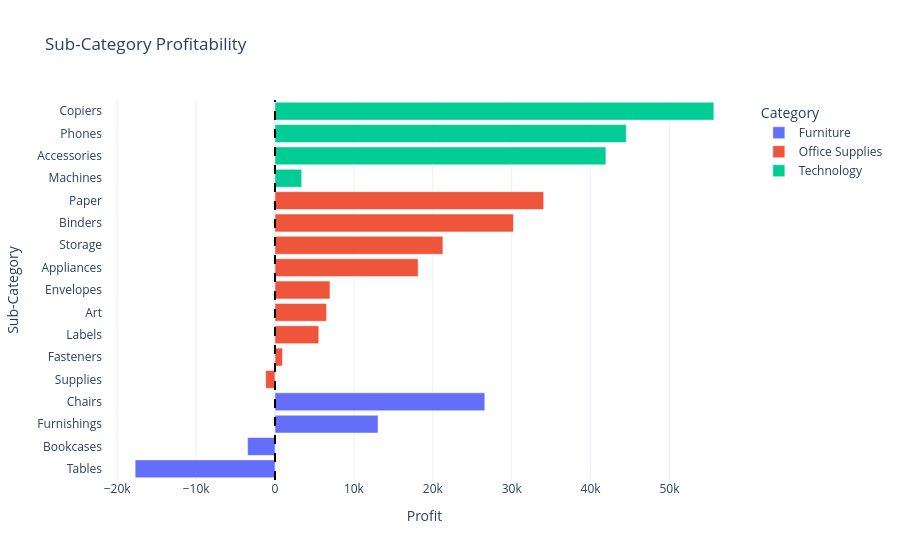

Notebook source saved alongside this figure:
### Markdown cell above
## 3) Category and Sub-Category Profitability

### Code cell
# -----------------------------
# 3) Category and sub-category profitability
# -----------------------------
subcat_perf = df.groupby(['Category', 'Sub-Category'], as_index=False).agg({'Sales': 'sum', 'Profit': 'sum'})
subcat_perf = subcat_perf.sort_values('Profit', ascending=True)

fig_subcat = px.bar(
    subcat_perf,
    x='Profit',
    y='Sub-Category',
    color='Category',
    orientation='h',
    title='Sub-Category Profitability',
    template='plotly_white'
)
fig_subcat.add_vline(x=0, line_dash='dash', line_color='black')
fig_subcat.show()

loss_makers = subcat_perf[subcat_perf['Profit'] < 0][['Sub-Category', 'Profit']]
display(loss_makers.head(10))

display(Markdown(
    f"Insight: there are {len(loss_makers)} loss-making sub-categories. The usual pressure points are the low-margin items like Tables and Bookcases, "
    "so those groups should be checked for discounting and shipping-cost leakage."
))

### Figure 1 — Plotly figure (JSON) as saved in the notebook; plotly's stock layout.template omitted (floating-point values rounded to 4 significant figures)
{"data": [{"hovertemplate": "Category=Furniture<br>Profit=%{x}<br>Sub-Category=%{y}<extra></extra>", "legendgroup": "Furniture", "marker": {"color": "#636efa", "pattern": {"shape": ""}}, "name": "Furniture", "orientation": "h", "showlegend": true, "textposition": "auto", "type": "bar", "x": [-17730.0, -3473.0, 13060.0, 26590.0], "xaxis": "x", "y": ["Tables", "Bookcases", "Furnishings", "Chairs"], "yaxis": "y"}, {"hovertemplate": "Category=Office Supplies<br>Profit=%{x}<br>Sub-Category=%{y}<extra></extra>", "legendgroup": "Office Supplies", "marker": {"color": "#EF553B", "pattern": {"shape": ""}}, "name": "Office Supplies", "orientation": "h", "showlegend": true, "textposition": "auto", "type": "bar", "x": [-1189.0, 949.5, 5546.0, 6528.0, 6964.0, 18140.0, 21280.0, 30220.0, 34050.0], "xaxis": "x", "y": ["Supplies", "Fasteners", "Labels", "Art", "Envelopes", "Appliances", "Storage", "Binders", "Paper"], "yaxis": "y"}, {"hovertemplate": "Category=Technology<br>Profit=%{x}<br>Sub-Category=%{y}<extra></extra>", "legendgroup": "Technology", "marker": {"color": "#00cc96", "pattern": {"shape": ""}}, "name": "Technology", "orientation": "h", "showlegend": true, "textposition": "auto", "type": "bar", "x": [3385.0, 41940.0, 44520.0, 55620.0], "xaxis": "x", "y": ["Machines", "Accessories", "Phones", "Copiers"], "yaxis": "y"}], "layout": {"barmode": "relative", "legend": {"title": {"text": "Category"}, "tracegroupgap": 0}, "shapes": [{"line": {"color": "black", "dash": "dash"}, "type": "line", "x0": 0, "x1": 0, "xref": "x", "y0": 0, "y1": 1, "yref": "y domain"}], "title": {"text": "Sub-Category Profitability"}, "xaxis": {"anchor": "y", "domain": [0, 1], "title": {"text": "Profit"}}, "yaxis": {"anchor": "x", "domain": [0, 1], "title": {"text": "Sub-Category"}}}}
